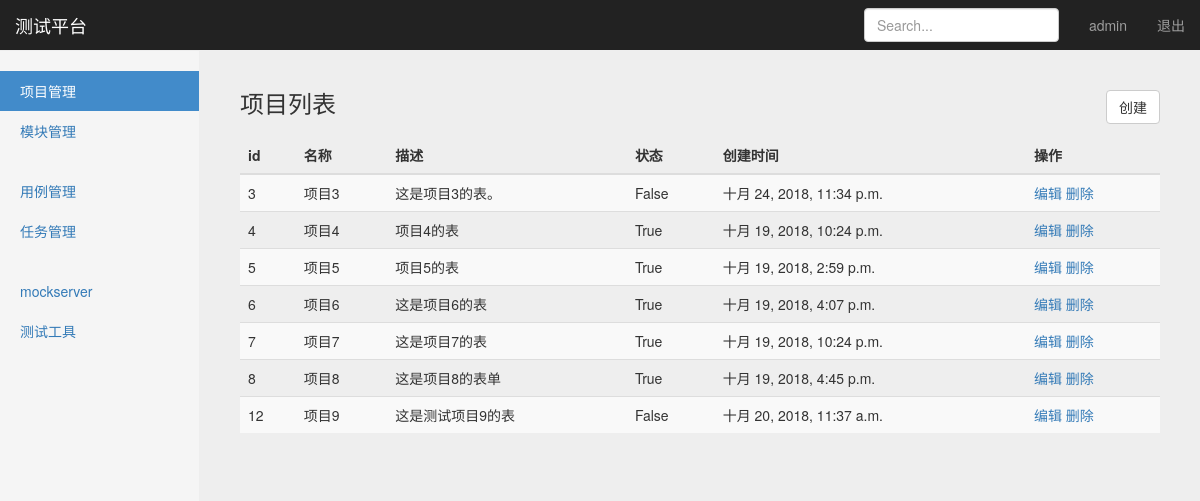
The app's page /manage/project_manage/ (signed in) with its own data.
### project_app/models.py (models this page shows, shortened)
class Project(models.Model):
    name = models.CharField("名称",max_length=100,blank=False,default="")  #https://www.cnblogs.com/ccorz/p/Django-models-zhong-guan-yublank-yunull-de-bu-chon.html
    describe = models.TextField("描述",default="")
    status = models.BooleanField("状态",default=True)
    create_time = models.DateTimeField("创建时间",auto_now=True)

### project_app/views/project_views.py (the view)
# urls.py: path('project_manage/',project_views.project_manage),
@login_required
def project_manage(request):
    username = request.session.get('user','')   #读取浏览器session
    project_all = Project.objects.all()
    return render(request, "project_manage.html",{"user":username,"projects":project_all,"type":"list"})

### templates/project_manage.html (shortened to what this page needs)
{% extends "base.html" %}
{% block content %}
    <nav class="navbar navbar-inverse navbar-fixed-top">
      <div class="container-fluid">
        <div class="navbar-header">
          <a class="navbar-brand" href="#">测试平台</a>
        </div>
        <div id="navbar" class="navbar-collapse collapse">
          <ul class="nav navbar-nav navbar-right">
            <li><a href="#">{{ user }}</a></li>
            <li><a href="/logout">退出</a></li>
          </ul>
          <form class="navbar-form navbar-right">
            <input type="text" class="form-control" placeholder="Search...">
          </form>
        </div>
      </div>
    </nav>
    <div class="container-fluid">
      <div class="row">
        <div class="col-sm-3 col-md-2 sidebar">
          <ul class="nav nav-sidebar">
            <li class="active"><a href="#">项目管理</a></li>
            <li><a href="/manage/module_manage/">模块管理</a></li>
          </ul>
          <ul class="nav nav-sidebar">
            <li><a href="">用例管理</a></li>
            <li><a href="">任务管理</a></li>
          </ul>
          <ul class="nav nav-sidebar">
            <li><a href="">mockserver</a></li>
            <li><a href="">测试工具</a></li>
          </ul>
        </div>
        {% if type == 'list' %}
        <div class="col-sm-9 col-sm-offset-3 col-md-10 col-md-offset-2 main">
          <h3 class="sub-header">项目列表
            <button type="button" class="btn btn-default" id="CreateButton"
                    style="float: right;"
                    onclick="window.location.href='/manage/add_project/'">创建</button>
          </h3>
          <div class="table-responsive">
            <table class="table table-striped" id="list">
              <thead>
                <tr>
                  <th>id</th>
                  <th>名称</th>
                  <th>描述</th>
                  <th>状态</th>
                  <th>创建时间</th>
                  <th>操作</th>
                </tr>
              </thead>
              <tbody>
                {% for project in projects %}
                <tr>
                  <td>{{ project.id }}</td>
                  <td>{{ project.name }}</td>
                  <td>{{ project.describe }}</td>
                  <td>{{ project.status }}</td>
                  <td>{{ project.create_time }}</td>
                  <td>
                      <a href="/manage/edit_project/{{ project.id }}/" id="update">编辑</a>
                      <a href="/manage/delete_project/{{ project.id }}/" id="delete">删除</a>
                  </td>
                </tr>
                {% endfor %}
              </tbody>
            </table>
          </div>
        </div>
        {% endif %}
      </div>
    </div>
{% endblock %}

### static/css/signin.css (style rules this page uses)
body { padding-top: 40px; padding-bottom: 40px; background-color: #eee; }

### static/css/dashboard.css (style rules this page uses)
body { padding-top: 50px; }
.sub-header { padding-bottom: 10px; border-bottom: 1px solid #eee; }
.navbar-fixed-top { border: 0; }
.sidebar { display: none; }
@media (min-width: 768px) { .sidebar { position: fixed; top: 51px; bottom: 0; left: 0; z-index: 1000; display: block; padding: 20px; overflow-x: hidden; overflow-y: auto; background-color: #f5f5f5; border-right: 1px solid #eee; } }
.nav-sidebar { margin-right: -21px; margin-bottom: 20px; margin-left: -20px; }
.nav-sidebar > li > a { padding-right: 20px; padding-left: 20px; }
.nav-sidebar > .active > a, .nav-sidebar > .active > a:hover, .nav-sidebar > .active > a:focus { color: #fff; background-color: #428bca; }
.main { padding: 20px; }
@media (min-width: 768px) { .main { padding-right: 40px; padding-left: 40px; } }

### records on screen
Project: id "3", name "项目3", describe "这是项目3的表。", status "False", create_time "十月 24, 2018, 11:34 p.m."
Project: id "4", name "项目4", describe "项目4的表", status "True", create_time "十月 19, 2018, 10:24 p.m."
Project: id "5", name "项目5", describe "项目5的表", status "True", create_time "十月 19, 2018, 2:59 p.m."
Project: id "6", name "项目6", describe "这是项目6的表", status "True", create_time "十月 19, 2018, 4:07 p.m."
Project: id "7", name "项目7", describe "这是项目7的表", status "True", create_time "十月 19, 2018, 10:24 p.m."
Project: id "8", name "项目8", describe "这是项目8的表单", status "True", create_time "十月 19, 2018, 4:45 p.m."
Project: id "12", name "项目9", describe "这是测试项目9的表", status "False", create_time "十月 20, 2018, 11:37 a.m."

### other values on screen
{{ user }} "admin"
